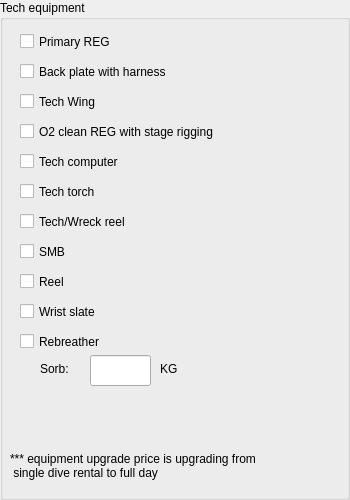
                     <widget class="QGroupBox" name="groupBox_12">
                      <property name="title">
                       <string>Tech equipment</string>
                      </property>
                      <widget class="QCheckBox" name="z_smb_check">
                       <property name="geometry">
                        <rect>
                         <x>20</x>
                         <y>240</y>
                         <width>90</width>
                         <height>23</height>
                        </rect>
                       </property>
                       <property name="text">
                        <string>SMB</string>
                       </property>
                      </widget>
                      <widget class="QCheckBox" name="z_tech_torch_check">
                       <property name="geometry">
                        <rect>
                         <x>20</x>
                         <y>180</y>
                         <width>90</width>
                         <height>23</height>
                        </rect>
                       </property>
                       <property name="text">
                        <string>Tech torch</string>
                       </property>
                      </widget>
                      <widget class="QCheckBox" name="z_o2_reg_check">
                       <property name="geometry">
                        <rect>
                         <x>20</x>
                         <y>120</y>
                         <width>251</width>
                         <height>23</height>
                        </rect>
                       </property>
                       <property name="text">
                        <string>O2 clean REG with stage rigging</string>
                       </property>
                      </widget>
                      <widget class="QCheckBox" name="z_back_plate_check">
                       <property name="geometry">
                        <rect>
                         <x>20</x>
                         <y>60</y>
                         <width>191</width>
                         <height>23</height>
                        </rect>
                       </property>
                       <property name="text">
                        <string>Back plate with harness</string>
                       </property>
                      </widget>
                      <widget class="QCheckBox" name="z_reel_check">
                       <property name="geometry">
                        <rect>
                         <x>20</x>
                         <y>270</y>
                         <width>90</width>
                         <height>23</height>
                        </rect>
                       </property>
                       <property name="text">
                        <string>Reel</string>
                       </property>
                      </widget>
                      <widget class="QCheckBox" name="z_slate_check">
                       <property name="geometry">
                        <rect>
                         <x>20</x>
                         <y>300</y>
                         <width>111</width>
                         <height>23</height>
                        </rect>
                       </property>
                       <property name="text">
                        <string>Wrist slate</string>
                       </property>
                      </widget>
                      <widget class="QCheckBox" name="z_tech_computer_check">
                       <property name="geometry">
                        <rect>
                         <x>20</x>
                         <y>150</y>
                         <width>121</width>
                         <height>23</height>
                        </rect>
                       </property>
                       <property name="text">
                        <string>Tech computer</string>
                       </property>
                      </widget>
                      <widget class="QCheckBox" name="z_tech_reg_check">
                       <property name="geometry">
                        <rect>
                         <x>20</x>
                         <y>30</y>
                         <width>141</width>
                         <height>23</height>
                        </rect>
                       </property>
                       <property name="text">
                        <string>Primary REG</string>
                       </property>
                      </widget>
                      <widget class="QCheckBox" name="z_wing_check">
                       <property name="geometry">
                        <rect>
                         <x>20</x>
                         <y>90</y>
                         <width>151</width>
                         <height>23</height>
                        </rect>
                       </property>
                       <property name="text">
                        <string>Tech Wing</string>
                       </property>
                      </widget>
                      <widget class="QCheckBox" name="z_wreck_reel_check">
                       <property name="geometry">
                        <rect>
                         <x>20</x>
                         <y>210</y>
                         <width>151</width>
                         <height>23</height>
                        </rect>
                       </property>
                       <property name="text">
                        <string>Tech/Wreck reel</string>
                       </property>
                      </widget>
                      <widget class="QCheckBox" name="z_rebreather_check">
                       <property name="geometry">
                        <rect>
                         <x>20</x>
                         <y>330</y>
                         <width>111</width>
                         <height>23</height>
                        </rect>
                       </property>
                       <property name="text">
                        <string>Rebreather</string>
                       </property>
                      </widget>
                      <widget class="QLabel" name="label_86">
                       <property name="geometry">
                        <rect>
                         <x>40</x>
                         <y>360</y>
                         <width>41</width>
                         <height>17</height>
                        </rect>
                       </property>
                       <property name="text">
                        <string>Sorb:</string>
                       </property>
                      </widget>
                      <widget class="QLabel" name="label_87">
                       <property name="geometry">
                        <rect>
                         <x>160</x>
                         <y>360</y>
                         <width>31</width>
                         <height>17</height>
                        </rect>
                       </property>
                       <property name="text">
                        <string>KG</string>
                       </property>
                      </widget>
                      <widget class="QLineEdit" name="z_sorb_entry">
                       <property name="geometry">
                        <rect>
                         <x>90</x>
                         <y>355</y>
                         <width>61</width>
                         <height>31</height>
                        </rect>
                       </property>
                      </widget>
                      <widget class="QLabel" name="label_88">
                       <property name="geometry">
                        <rect>
                         <x>10</x>
                         <y>440</y>
                         <width>331</width>
                         <height>51</height>
                        </rect>
                       </property>
                       <property name="text">
                        <string>*** equipment upgrade price is upgrading from 
 single dive rental to full day</string>
                       </property>
                      </widget>
                     </widget>
